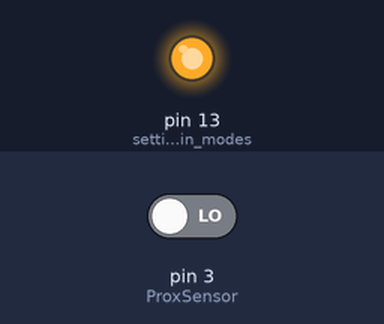
This sketch was run on a simulated Arduino Uno, built with avr-gcc and run on an emulated ATmega328P. Shown: output pins drawn as LEDs (lit = HIGH). The inputs (shaded band) are chosen by the test bench; at power-on: pin 3 (ProxSensor) LOW. The ROS host is connected and sends only what is stated.

Above: at 4.8 s.
4.9 s: pin 3 (ProxSensor) driven HIGH
At 6.6 s:
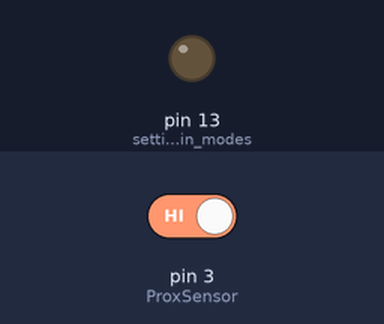
7.6 s: pin 3 (ProxSensor) driven LOW
At 9.4 s:
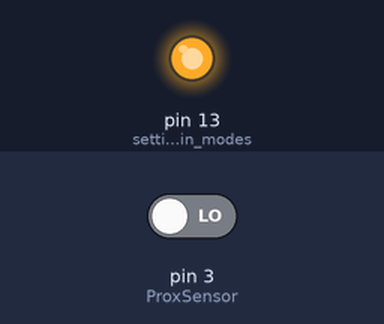
Timing chart, 0 to 10.9 s (numbered marks = the images above; inputs shaded):
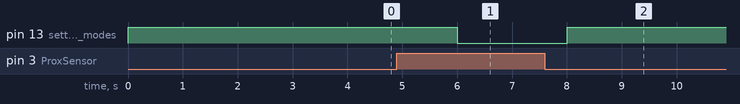

Measured:
- after the input at 4.9 s, pin 13 (setting_the_pin_modes): HIGH → LOW after 1.1 s
- after the input at 7.6 s, pin 13 (setting_the_pin_modes): LOW → HIGH after 0.40 s

The sketch:

my_led_detection.ino
```cpp
//This code is to use with FC51 IR proximity sensor, when it detects an obstacle it lights the internal LED
//of the Arduino Board, refer to www.Surtrtech.com for more information

#include <ros.h>
#include <std_msgs/Empty.h>
#include <std_msgs/String.h>
#include <string.h>

const int ProxSensor=3; //Declaring where the Out pin from the sensor is wired
ros::NodeHandle  nh;
std_msgs::String str_msg;

ros::Publisher ledsensor("ledsensor", &str_msg);

void setup() {
  pinMode(13, OUTPUT);   // setting the pin modes, the "13" stands for the internal Arduino uno internal LED
  pinMode(ProxSensor,INPUT); // then we have the out pin from the module
  //Serial.begin(9600);   // Initiate a serial communication
  nh.initNode();
  nh.loginfo("RagTag LED Loader and Unloader Sensor");
  nh.advertise(ledsensor);

}

void loop() {

  if(digitalRead(ProxSensor)==HIGH)      //Check the sensor output if it's high
   {
     Serial.println("Authorized access by LOW");
     digitalWrite(13, LOW);   // Turn the LED on (Yes by writing LOW)
   }
  else
   {
    Serial.println("Authorized access by High");

    str_msg.data = "1";
    ledsensor.publish( &str_msg );

    digitalWrite(13, HIGH);    // Turn the LED OFF if there's no signal on the ProxSensor
   }
  delay(2000);

}
```
